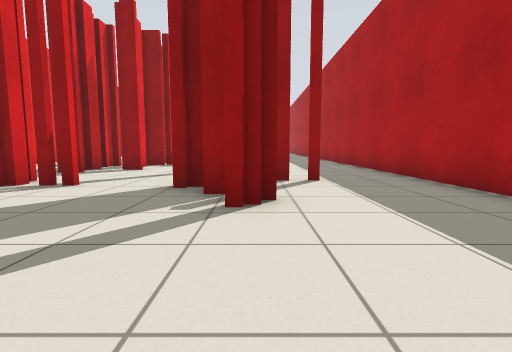
[1] (above)

24 first-person views from a walk through a Stage world. The camera is 0.72 m above the floor, tilts 6° down and sees 85° across. Floor lines are 1 m apart. The floor is counted in squares, 1 m on a side. Each view is taken from the middle of a square. On the plan, view 1 faces up. The plan holds only what a view shows up to about 10 squares ahead; the rest is blank. Robots are left out.

[2]
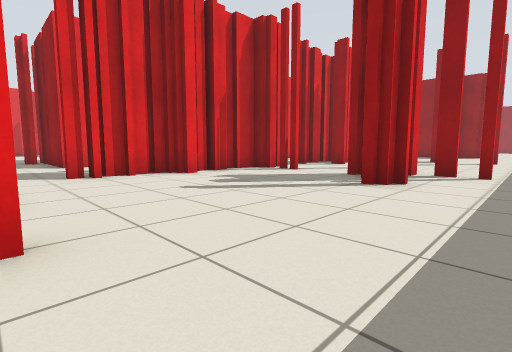

[3]
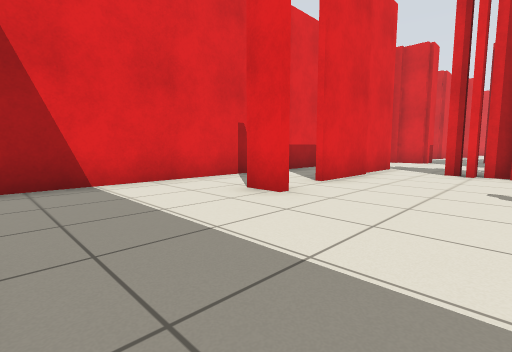

[4]
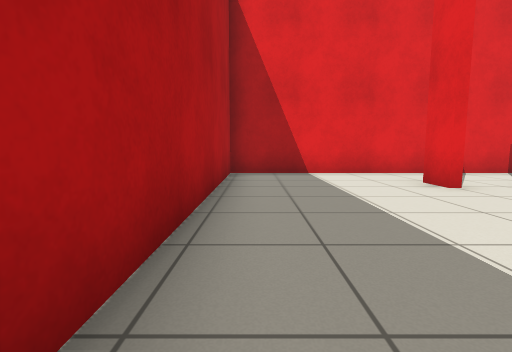

[5]
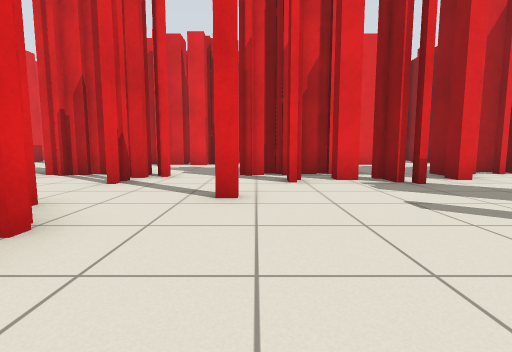

[6]
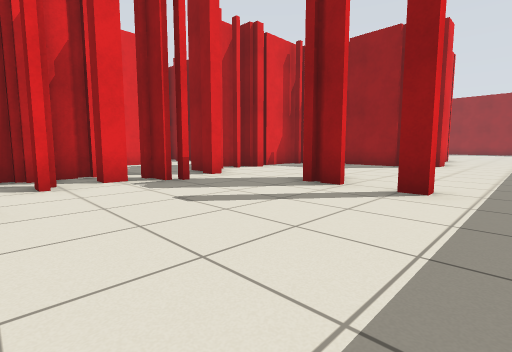

[7]
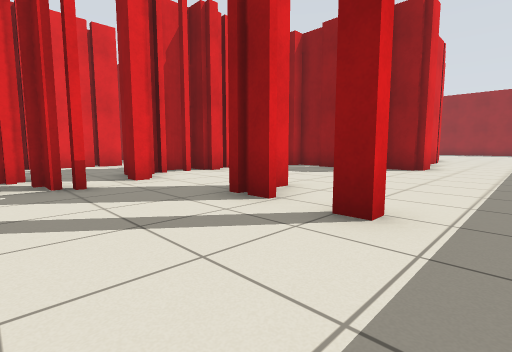

[8]
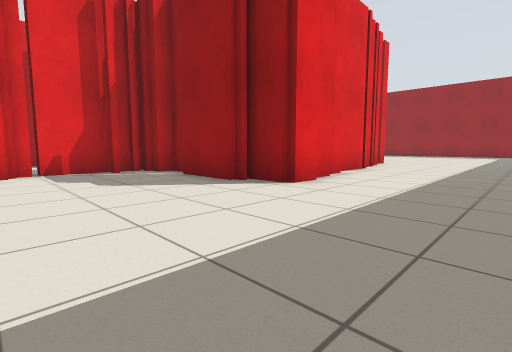

[9]
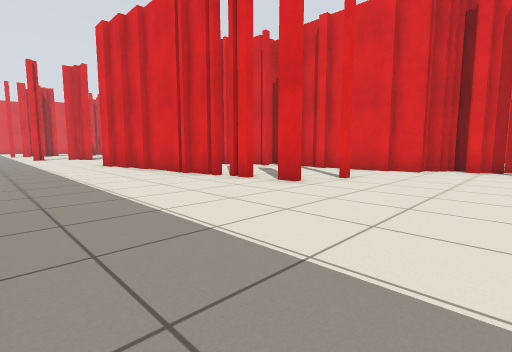

[10]
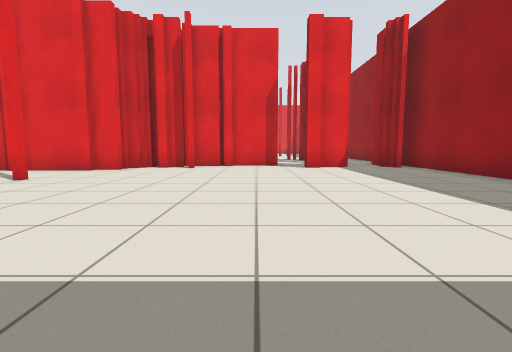

[11]
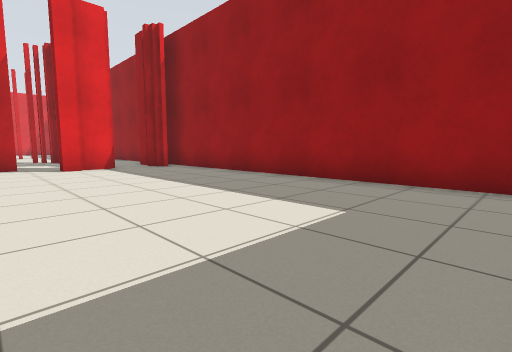

[12]
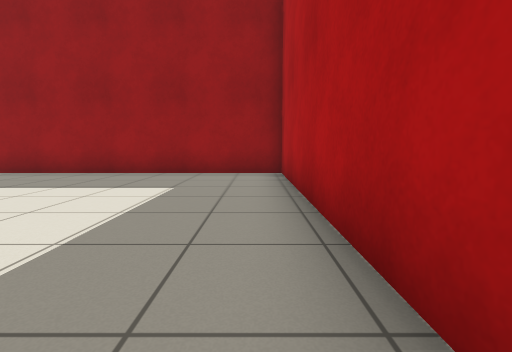

[13]
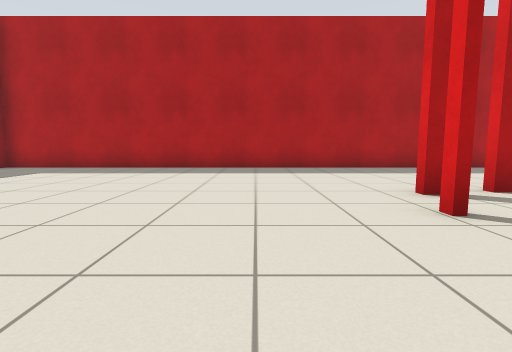

[14]
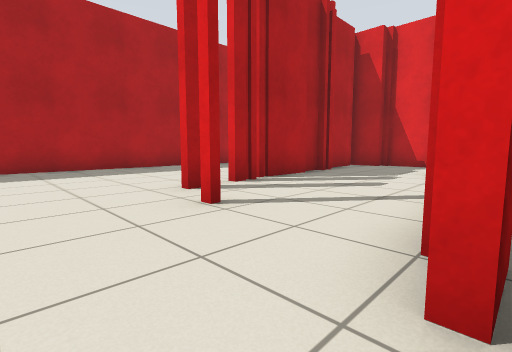

[15]
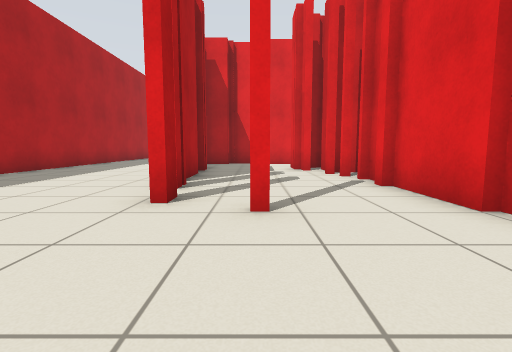

[16]
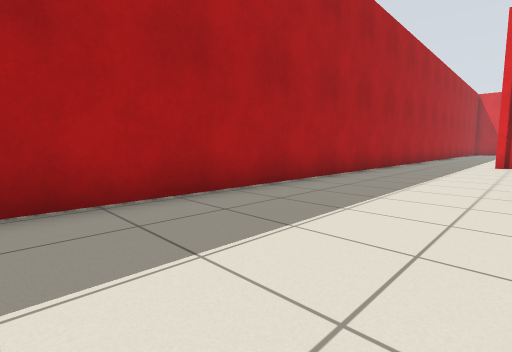

[17]
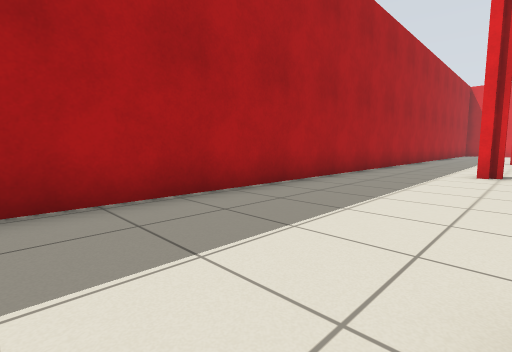

[18]
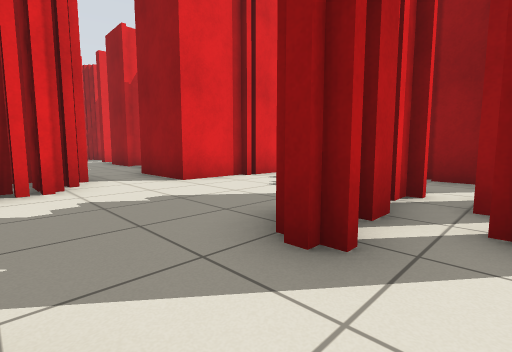

[19]
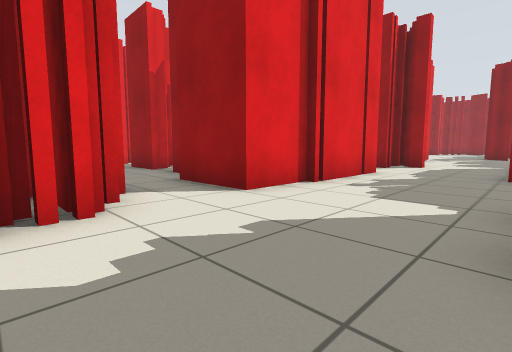

[20]
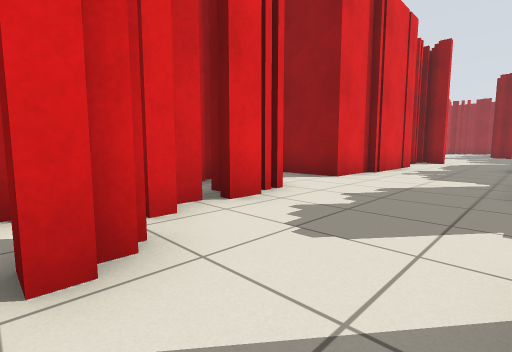

[21]
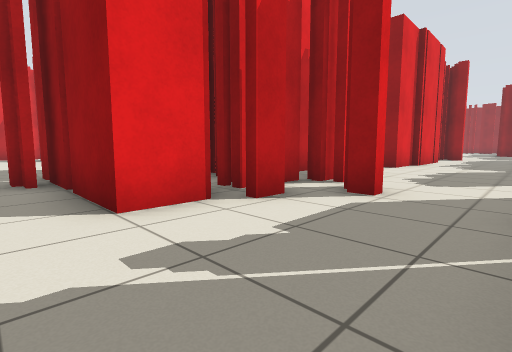

[22]
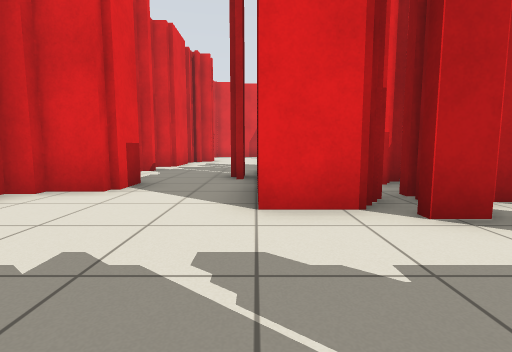

[23]
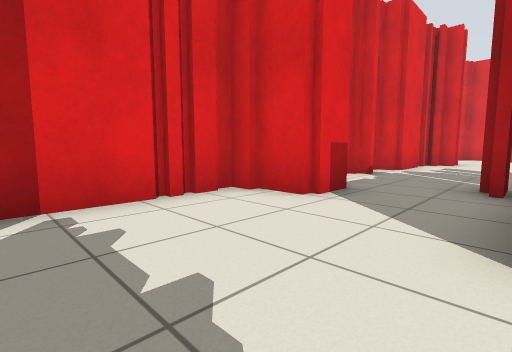

[24]
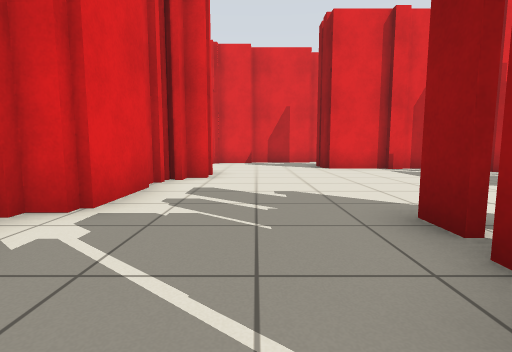

### Floor plan
Key: @ floor where view 1 was taken; # wall or solid block; x gap in a wall; . floor.
Columns run from 23 left of view 1 to 4 right of it. Each row starts with its distance up from view 1.
 39                 ############
 38                 #..........#
 37                 ...........#
 36                 #..........#
 35               ..#..........#
 34               .............#
 33                #...........#
 32                 ...........#
 31                 #..........#
 30                 #..........#
 29                 ##.........#
 28                  #..#......#
 27                  #.........#
 26                  #...#.....#
 25                  #....#....#
 24                  ##...#....#
 23                  ##...#....#
 22                   #...#....#
 21                   #...#....#
 20                     ..#....#
 19                 .######....#
 18                ..##........#
 17              ##..#.........#
 16              #...#.........#
 15               ...#.........#
 14              #...#....#....#
 13              ##..###..#.#..#
 12               #....x.......#
 11         #    ##....#.......#
 10        ##.## #....##.......#
  9         ...###....##.......#
  8           ........#........#
  7             ##.......#.....#
  6   #         ###.......#x#..#
  5  #..         ##...##..#....#
  4  #....     #####..#...##...#
  3  #.....    ###....#........#
  2 ##......    ###...#........#
  1 ........##  ###...#........#
  0 .........######...#....@...#
 -1 ...........................#
 -2 .................####x.....#
 -3    #####.####....   .......#
 -4        ###  ##### .........#
 -5                  ###########

Positions as (right, up) in squares from view 1, and headings:
1: (0, 0), facing up
2: (2, -2), facing up-left
3: (3, 1), facing down-left
4: (3, 3), facing down
5: (2, 8), facing left
6: (2, 8), facing up-left
7: (2, 10), facing up-left
8: (3, 15), facing up-left
9: (3, 31), facing down-left
10: (3, 33), facing left
11: (3, 33), facing up-left
12: (3, 31), facing up
13: (-6, 30), facing right
14: (-6, 30), facing down-right
15: (-3, 31), facing down
16: (0, 25), facing down-right
17: (0, 21), facing down-right
18: (-4, 6), facing up-left
19: (-6, 6), facing up-left
20: (-6, 3), facing up-left
21: (-6, -1), facing up-left
22: (-6, 0), facing left
23: (-7, 0), facing down-left
24: (-13, -1), facing left
